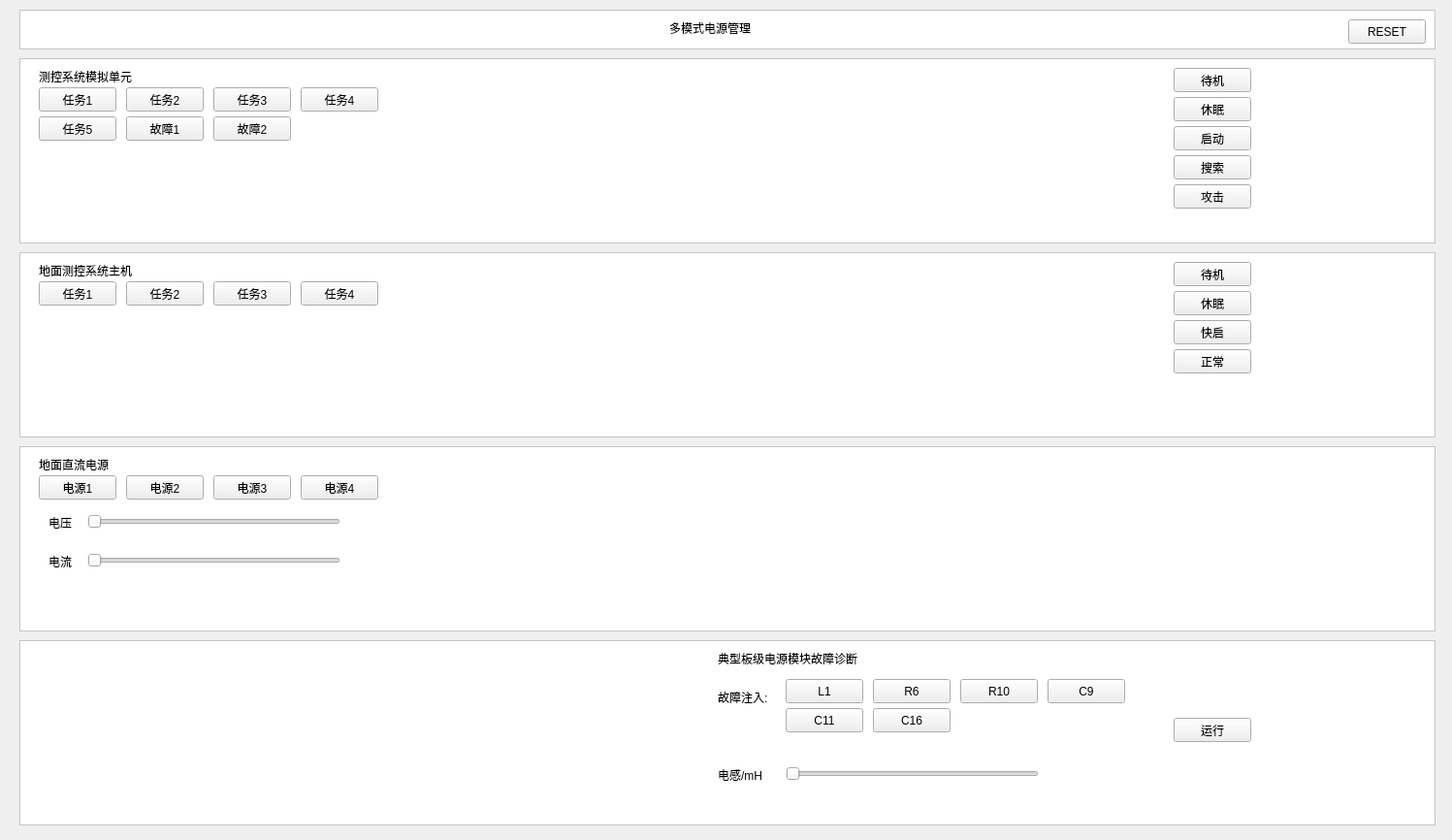
<?xml version="1.0" encoding="UTF-8"?>
<ui version="4.0">
 <class>main</class>
 <widget class="QWidget" name="main">
  <property name="geometry">
   <rect>
    <x>0</x>
    <y>0</y>
    <width>1497</width>
    <height>866</height>
   </rect>
  </property>
  <property name="windowTitle">
   <string>main</string>
  </property>
  <property name="autoFillBackground">
   <bool>true</bool>
  </property>
  <widget class="QFrame" name="frame_5">
   <property name="geometry">
    <rect>
     <x>20</x>
     <y>660</y>
     <width>1460</width>
     <height>191</height>
    </rect>
   </property>
   <property name="styleSheet">
    <string notr="true">QFrame, QLabel, QToolTip {
	background-color: rgb(255, 255, 255)
}</string>
   </property>
   <property name="frameShape">
    <enum>QFrame::StyledPanel</enum>
   </property>
   <property name="frameShadow">
    <enum>QFrame::Raised</enum>
   </property>
   <widget class="QLabel" name="f5_title_label">
    <property name="geometry">
     <rect>
      <x>720</x>
      <y>10</y>
      <width>151</width>
      <height>17</height>
     </rect>
    </property>
    <property name="text">
     <string>典型板级电源模块故障诊断</string>
    </property>
   </widget>
   <widget class="QLabel" name="f5_error_label">
    <property name="geometry">
     <rect>
      <x>720</x>
      <y>50</y>
      <width>54</width>
      <height>17</height>
     </rect>
    </property>
    <property name="text">
     <string>故障注入:</string>
    </property>
   </widget>
   <widget class="QLabel" name="f5_inductor_label">
    <property name="geometry">
     <rect>
      <x>720</x>
      <y>130</y>
      <width>54</width>
      <height>17</height>
     </rect>
    </property>
    <property name="text">
     <string>电感/mH</string>
    </property>
   </widget>
   <widget class="QPushButton" name="f5_R6_button">
    <property name="geometry">
     <rect>
      <x>880</x>
      <y>40</y>
      <width>80</width>
      <height>25</height>
     </rect>
    </property>
    <property name="styleSheet">
     <string notr="true">QFrame, QLabel, QToolTip {
	background-color: rgb(255, 255, 255)
}</string>
    </property>
    <property name="text">
     <string>R6</string>
    </property>
   </widget>
   <widget class="QPushButton" name="f5_L1_button">
    <property name="geometry">
     <rect>
      <x>790</x>
      <y>40</y>
      <width>80</width>
      <height>25</height>
     </rect>
    </property>
    <property name="styleSheet">
     <string notr="true">QFrame, QLabel, QToolTip {
	background-color: rgb(255, 255, 255)
}</string>
    </property>
    <property name="text">
     <string>L1</string>
    </property>
   </widget>
   <widget class="QPushButton" name="f5_C9_button">
    <property name="geometry">
     <rect>
      <x>1060</x>
      <y>40</y>
      <width>80</width>
      <height>25</height>
     </rect>
    </property>
    <property name="styleSheet">
     <string notr="true">QFrame, QLabel, QToolTip {
	background-color: rgb(255, 255, 255)
}</string>
    </property>
    <property name="text">
     <string>C9</string>
    </property>
   </widget>
   <widget class="QPushButton" name="f5_R10_button">
    <property name="geometry">
     <rect>
      <x>970</x>
      <y>40</y>
      <width>80</width>
      <height>25</height>
     </rect>
    </property>
    <property name="styleSheet">
     <string notr="true">QFrame, QLabel, QToolTip {
	background-color: rgb(255, 255, 255)
}</string>
    </property>
    <property name="text">
     <string>R10</string>
    </property>
   </widget>
   <widget class="QPushButton" name="f5_C11_button">
    <property name="geometry">
     <rect>
      <x>790</x>
      <y>70</y>
      <width>80</width>
      <height>25</height>
     </rect>
    </property>
    <property name="styleSheet">
     <string notr="true">QFrame, QLabel, QToolTip {
	background-color: rgb(255, 255, 255)
}</string>
    </property>
    <property name="text">
     <string>C11</string>
    </property>
   </widget>
   <widget class="QPushButton" name="f5_C16_button">
    <property name="geometry">
     <rect>
      <x>880</x>
      <y>70</y>
      <width>80</width>
      <height>25</height>
     </rect>
    </property>
    <property name="styleSheet">
     <string notr="true">QFrame, QLabel, QToolTip {
	background-color: rgb(255, 255, 255)
}</string>
    </property>
    <property name="text">
     <string>C16</string>
    </property>
   </widget>
   <widget class="QSlider" name="f5_inductor_slider">
    <property name="geometry">
     <rect>
      <x>790</x>
      <y>130</y>
      <width>261</width>
      <height>16</height>
     </rect>
    </property>
    <property name="orientation">
     <enum>Qt::Horizontal</enum>
    </property>
   </widget>
   <widget class="QPushButton" name="f5_start_button">
    <property name="geometry">
     <rect>
      <x>1190</x>
      <y>80</y>
      <width>80</width>
      <height>25</height>
     </rect>
    </property>
    <property name="styleSheet">
     <string notr="true">QFrame, QLabel, QToolTip {
	background-color: rgb(255, 255, 255)
}</string>
    </property>
    <property name="text">
     <string>运行</string>
    </property>
   </widget>
   <widget class="QWidget" name="verticalLayoutWidget">
    <property name="geometry">
     <rect>
      <x>70</x>
      <y>20</y>
      <width>341</width>
      <height>121</height>
     </rect>
    </property>
    <layout class="QVBoxLayout" name="verticalLayout"/>
   </widget>
  </widget>
  <widget class="QFrame" name="frame_4">
   <property name="geometry">
    <rect>
     <x>20</x>
     <y>460</y>
     <width>1460</width>
     <height>191</height>
    </rect>
   </property>
   <property name="styleSheet">
    <string notr="true">QFrame, QLabel, QToolTip {
	background-color: rgb(255, 255, 255)
}</string>
   </property>
   <property name="frameShape">
    <enum>QFrame::StyledPanel</enum>
   </property>
   <property name="frameShadow">
    <enum>QFrame::Raised</enum>
   </property>
   <widget class="QLabel" name="f4_title_label">
    <property name="geometry">
     <rect>
      <x>20</x>
      <y>10</y>
      <width>101</width>
      <height>17</height>
     </rect>
    </property>
    <property name="text">
     <string>地面直流电源</string>
    </property>
   </widget>
   <widget class="QPushButton" name="f4_source2_button">
    <property name="geometry">
     <rect>
      <x>110</x>
      <y>30</y>
      <width>80</width>
      <height>25</height>
     </rect>
    </property>
    <property name="styleSheet">
     <string notr="true">QFrame, QLabel, QToolTip {
	background-color: rgb(255, 255, 255)
}</string>
    </property>
    <property name="text">
     <string>电源2</string>
    </property>
   </widget>
   <widget class="QPushButton" name="f4_source1_button">
    <property name="geometry">
     <rect>
      <x>20</x>
      <y>30</y>
      <width>80</width>
      <height>25</height>
     </rect>
    </property>
    <property name="styleSheet">
     <string notr="true">QFrame, QLabel, QToolTip {
	background-color: rgb(255, 255, 255)
}</string>
    </property>
    <property name="text">
     <string>电源1</string>
    </property>
   </widget>
   <widget class="QPushButton" name="f4_source4_button">
    <property name="geometry">
     <rect>
      <x>290</x>
      <y>30</y>
      <width>80</width>
      <height>25</height>
     </rect>
    </property>
    <property name="styleSheet">
     <string notr="true">QFrame, QLabel, QToolTip {
	background-color: rgb(255, 255, 255)
}</string>
    </property>
    <property name="text">
     <string>电源4</string>
    </property>
   </widget>
   <widget class="QPushButton" name="f4_source3_button">
    <property name="geometry">
     <rect>
      <x>200</x>
      <y>30</y>
      <width>80</width>
      <height>25</height>
     </rect>
    </property>
    <property name="styleSheet">
     <string notr="true">QFrame, QLabel, QToolTip {
	background-color: rgb(255, 255, 255)
}</string>
    </property>
    <property name="text">
     <string>电源3</string>
    </property>
   </widget>
   <widget class="QSlider" name="f4_voltage_slider">
    <property name="geometry">
     <rect>
      <x>70</x>
      <y>70</y>
      <width>261</width>
      <height>16</height>
     </rect>
    </property>
    <property name="orientation">
     <enum>Qt::Horizontal</enum>
    </property>
   </widget>
   <widget class="QLabel" name="f4_voltage_label">
    <property name="geometry">
     <rect>
      <x>30</x>
      <y>70</y>
      <width>31</width>
      <height>17</height>
     </rect>
    </property>
    <property name="text">
     <string>电压</string>
    </property>
   </widget>
   <widget class="QSlider" name="f4_current_slider">
    <property name="geometry">
     <rect>
      <x>70</x>
      <y>110</y>
      <width>261</width>
      <height>16</height>
     </rect>
    </property>
    <property name="orientation">
     <enum>Qt::Horizontal</enum>
    </property>
   </widget>
   <widget class="QLabel" name="f4_current_label">
    <property name="geometry">
     <rect>
      <x>30</x>
      <y>110</y>
      <width>31</width>
      <height>17</height>
     </rect>
    </property>
    <property name="text">
     <string>电流</string>
    </property>
   </widget>
  </widget>
  <widget class="QFrame" name="frame_3">
   <property name="geometry">
    <rect>
     <x>20</x>
     <y>260</y>
     <width>1460</width>
     <height>191</height>
    </rect>
   </property>
   <property name="styleSheet">
    <string notr="true">QFrame, QLabel, QToolTip {
	background-color: rgb(255, 255, 255)
}</string>
   </property>
   <property name="frameShape">
    <enum>QFrame::StyledPanel</enum>
   </property>
   <property name="frameShadow">
    <enum>QFrame::Raised</enum>
   </property>
   <widget class="QLabel" name="f3_title_label">
    <property name="geometry">
     <rect>
      <x>20</x>
      <y>10</y>
      <width>101</width>
      <height>17</height>
     </rect>
    </property>
    <property name="text">
     <string>地面测控系统主机</string>
    </property>
   </widget>
   <widget class="QPushButton" name="f3_task2_button">
    <property name="geometry">
     <rect>
      <x>110</x>
      <y>30</y>
      <width>80</width>
      <height>25</height>
     </rect>
    </property>
    <property name="styleSheet">
     <string notr="true">QFrame, QLabel, QToolTip {
	background-color: rgb(255, 255, 255)
}</string>
    </property>
    <property name="text">
     <string>任务2</string>
    </property>
   </widget>
   <widget class="QPushButton" name="f3_task1_button">
    <property name="geometry">
     <rect>
      <x>20</x>
      <y>30</y>
      <width>80</width>
      <height>25</height>
     </rect>
    </property>
    <property name="styleSheet">
     <string notr="true">QFrame, QLabel, QToolTip {
	background-color: rgb(255, 255, 255)
}</string>
    </property>
    <property name="text">
     <string>任务1</string>
    </property>
   </widget>
   <widget class="QPushButton" name="f3_task4_button">
    <property name="geometry">
     <rect>
      <x>290</x>
      <y>30</y>
      <width>80</width>
      <height>25</height>
     </rect>
    </property>
    <property name="styleSheet">
     <string notr="true">QFrame, QLabel, QToolTip {
	background-color: rgb(255, 255, 255)
}</string>
    </property>
    <property name="text">
     <string>任务4</string>
    </property>
   </widget>
   <widget class="QPushButton" name="f3_task3_button">
    <property name="geometry">
     <rect>
      <x>200</x>
      <y>30</y>
      <width>80</width>
      <height>25</height>
     </rect>
    </property>
    <property name="styleSheet">
     <string notr="true">QFrame, QLabel, QToolTip {
	background-color: rgb(255, 255, 255)
}</string>
    </property>
    <property name="text">
     <string>任务3</string>
    </property>
   </widget>
   <widget class="QPushButton" name="f3_wait_button">
    <property name="geometry">
     <rect>
      <x>1190</x>
      <y>10</y>
      <width>80</width>
      <height>25</height>
     </rect>
    </property>
    <property name="styleSheet">
     <string notr="true">QFrame, QLabel, QToolTip {
	background-color: rgb(255, 255, 255)
}</string>
    </property>
    <property name="text">
     <string>待机</string>
    </property>
   </widget>
   <widget class="QPushButton" name="f3_start_button">
    <property name="geometry">
     <rect>
      <x>1190</x>
      <y>70</y>
      <width>80</width>
      <height>25</height>
     </rect>
    </property>
    <property name="styleSheet">
     <string notr="true">QFrame, QLabel, QToolTip {
	background-color: rgb(255, 255, 255)
}</string>
    </property>
    <property name="text">
     <string>快启</string>
    </property>
   </widget>
   <widget class="QPushButton" name="f3_sleep_button">
    <property name="geometry">
     <rect>
      <x>1190</x>
      <y>40</y>
      <width>80</width>
      <height>25</height>
     </rect>
    </property>
    <property name="styleSheet">
     <string notr="true">QFrame, QLabel, QToolTip {
	background-color: rgb(255, 255, 255)
}</string>
    </property>
    <property name="text">
     <string>休眠</string>
    </property>
   </widget>
   <widget class="QPushButton" name="f3_normal_button">
    <property name="geometry">
     <rect>
      <x>1190</x>
      <y>100</y>
      <width>80</width>
      <height>25</height>
     </rect>
    </property>
    <property name="styleSheet">
     <string notr="true">QFrame, QLabel, QToolTip {
	background-color: rgb(255, 255, 255)
}</string>
    </property>
    <property name="text">
     <string>正常</string>
    </property>
   </widget>
  </widget>
  <widget class="QFrame" name="frame_2">
   <property name="geometry">
    <rect>
     <x>20</x>
     <y>60</y>
     <width>1460</width>
     <height>191</height>
    </rect>
   </property>
   <property name="styleSheet">
    <string notr="true">QFrame, QLabel, QToolTip {
	background-color: rgb(255, 255, 255)
}</string>
   </property>
   <property name="frameShape">
    <enum>QFrame::StyledPanel</enum>
   </property>
   <property name="frameShadow">
    <enum>QFrame::Raised</enum>
   </property>
   <widget class="QLabel" name="f2_title_label">
    <property name="geometry">
     <rect>
      <x>20</x>
      <y>10</y>
      <width>101</width>
      <height>17</height>
     </rect>
    </property>
    <property name="text">
     <string>测控系统模拟单元</string>
    </property>
   </widget>
   <widget class="QPushButton" name="f2_task1_button">
    <property name="geometry">
     <rect>
      <x>20</x>
      <y>30</y>
      <width>80</width>
      <height>25</height>
     </rect>
    </property>
    <property name="styleSheet">
     <string notr="true">QFrame, QLabel, QToolTip {
	background-color: rgb(255, 255, 255)
}</string>
    </property>
    <property name="text">
     <string>任务1</string>
    </property>
   </widget>
   <widget class="QPushButton" name="f2_task5_button">
    <property name="geometry">
     <rect>
      <x>20</x>
      <y>60</y>
      <width>80</width>
      <height>25</height>
     </rect>
    </property>
    <property name="styleSheet">
     <string notr="true">QFrame, QLabel, QToolTip {
	background-color: rgb(255, 255, 255)
}</string>
    </property>
    <property name="text">
     <string>任务5</string>
    </property>
   </widget>
   <widget class="QPushButton" name="f2_task4_button">
    <property name="geometry">
     <rect>
      <x>290</x>
      <y>30</y>
      <width>80</width>
      <height>25</height>
     </rect>
    </property>
    <property name="styleSheet">
     <string notr="true">QFrame, QLabel, QToolTip {
	background-color: rgb(255, 255, 255)
}</string>
    </property>
    <property name="text">
     <string>任务4</string>
    </property>
   </widget>
   <widget class="QPushButton" name="f2_task3_button">
    <property name="geometry">
     <rect>
      <x>200</x>
      <y>30</y>
      <width>80</width>
      <height>25</height>
     </rect>
    </property>
    <property name="styleSheet">
     <string notr="true">QFrame, QLabel, QToolTip {
	background-color: rgb(255, 255, 255)
}</string>
    </property>
    <property name="text">
     <string>任务3</string>
    </property>
   </widget>
   <widget class="QPushButton" name="f2_task2_button">
    <property name="geometry">
     <rect>
      <x>110</x>
      <y>30</y>
      <width>80</width>
      <height>25</height>
     </rect>
    </property>
    <property name="styleSheet">
     <string notr="true">QFrame, QLabel, QToolTip {
	background-color: rgb(255, 255, 255)
}</string>
    </property>
    <property name="text">
     <string>任务2</string>
    </property>
   </widget>
   <widget class="QPushButton" name="f2_error2_button">
    <property name="geometry">
     <rect>
      <x>200</x>
      <y>60</y>
      <width>80</width>
      <height>25</height>
     </rect>
    </property>
    <property name="styleSheet">
     <string notr="true">QFrame, QLabel, QToolTip {
	background-color: rgb(255, 255, 255)
}</string>
    </property>
    <property name="text">
     <string>故障2</string>
    </property>
   </widget>
   <widget class="QPushButton" name="f2_error1_button">
    <property name="geometry">
     <rect>
      <x>110</x>
      <y>60</y>
      <width>80</width>
      <height>25</height>
     </rect>
    </property>
    <property name="styleSheet">
     <string notr="true">QFrame, QLabel, QToolTip {
	background-color: rgb(255, 255, 255)
}</string>
    </property>
    <property name="text">
     <string>故障1</string>
    </property>
   </widget>
   <widget class="QPushButton" name="f2_wait_button">
    <property name="geometry">
     <rect>
      <x>1190</x>
      <y>10</y>
      <width>80</width>
      <height>25</height>
     </rect>
    </property>
    <property name="styleSheet">
     <string notr="true">QFrame, QLabel, QToolTip {
	background-color: rgb(255, 255, 255)
}</string>
    </property>
    <property name="text">
     <string>待机</string>
    </property>
   </widget>
   <widget class="QPushButton" name="f2_sleep_button">
    <property name="geometry">
     <rect>
      <x>1190</x>
      <y>40</y>
      <width>80</width>
      <height>25</height>
     </rect>
    </property>
    <property name="styleSheet">
     <string notr="true">QFrame, QLabel, QToolTip {
	background-color: rgb(255, 255, 255)
}</string>
    </property>
    <property name="text">
     <string>休眠</string>
    </property>
   </widget>
   <widget class="QPushButton" name="f2_start_button">
    <property name="geometry">
     <rect>
      <x>1190</x>
      <y>70</y>
      <width>80</width>
      <height>25</height>
     </rect>
    </property>
    <property name="styleSheet">
     <string notr="true">QFrame, QLabel, QToolTip {
	background-color: rgb(255, 255, 255)
}</string>
    </property>
    <property name="text">
     <string>启动</string>
    </property>
   </widget>
   <widget class="QPushButton" name="f2_search_button">
    <property name="geometry">
     <rect>
      <x>1190</x>
      <y>100</y>
      <width>80</width>
      <height>25</height>
     </rect>
    </property>
    <property name="styleSheet">
     <string notr="true">QFrame, QLabel, QToolTip {
	background-color: rgb(255, 255, 255)
}</string>
    </property>
    <property name="text">
     <string>搜索</string>
    </property>
   </widget>
   <widget class="QPushButton" name="f2_attack_button">
    <property name="geometry">
     <rect>
      <x>1190</x>
      <y>130</y>
      <width>80</width>
      <height>25</height>
     </rect>
    </property>
    <property name="styleSheet">
     <string notr="true">QFrame, QLabel, QToolTip {
	background-color: rgb(255, 255, 255)
}</string>
    </property>
    <property name="text">
     <string>攻击</string>
    </property>
   </widget>
  </widget>
  <widget class="QFrame" name="frame_1">
   <property name="geometry">
    <rect>
     <x>20</x>
     <y>10</y>
     <width>1460</width>
     <height>41</height>
    </rect>
   </property>
   <property name="styleSheet">
    <string notr="true">QFrame, QLabel, QToolTip {
	background-color: rgb(255, 255, 255)
}</string>
   </property>
   <property name="frameShape">
    <enum>QFrame::StyledPanel</enum>
   </property>
   <property name="frameShadow">
    <enum>QFrame::Raised</enum>
   </property>
   <widget class="QPushButton" name="f1_reset_button">
    <property name="geometry">
     <rect>
      <x>1370</x>
      <y>10</y>
      <width>80</width>
      <height>25</height>
     </rect>
    </property>
    <property name="text">
     <string>RESET</string>
    </property>
   </widget>
   <widget class="QLabel" name="f1_title_label">
    <property name="geometry">
     <rect>
      <x>670</x>
      <y>10</y>
      <width>111</width>
      <height>17</height>
     </rect>
    </property>
    <property name="styleSheet">
     <string notr="true">font: 12pt &quot;FZHei-B01&quot;;</string>
    </property>
    <property name="text">
     <string>多模式电源管理</string>
    </property>
   </widget>
  </widget>
 </widget>
 <resources/>
 <connections/>
</ui>
